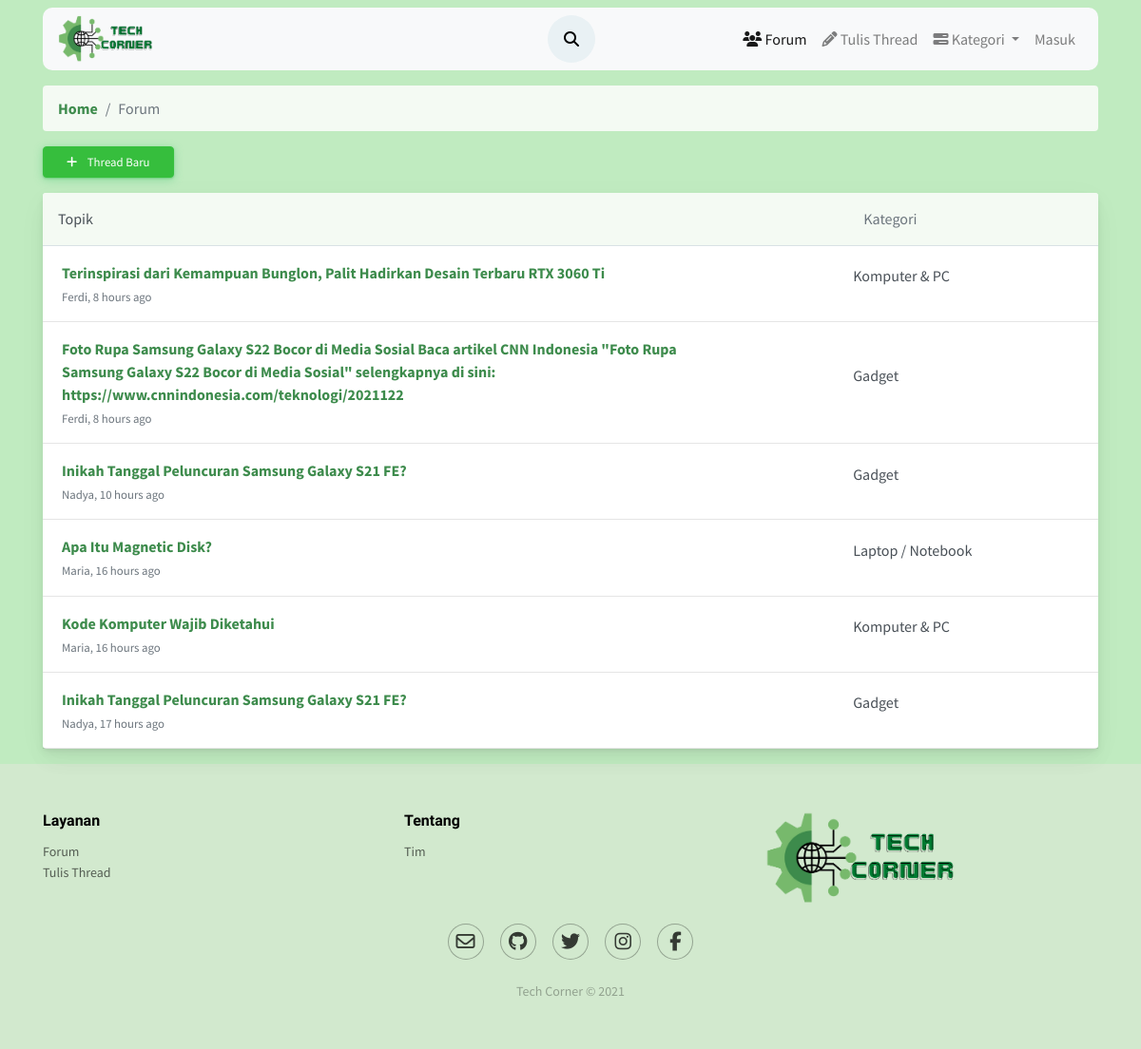
The page /forum/all.php on the database as committed earlier.
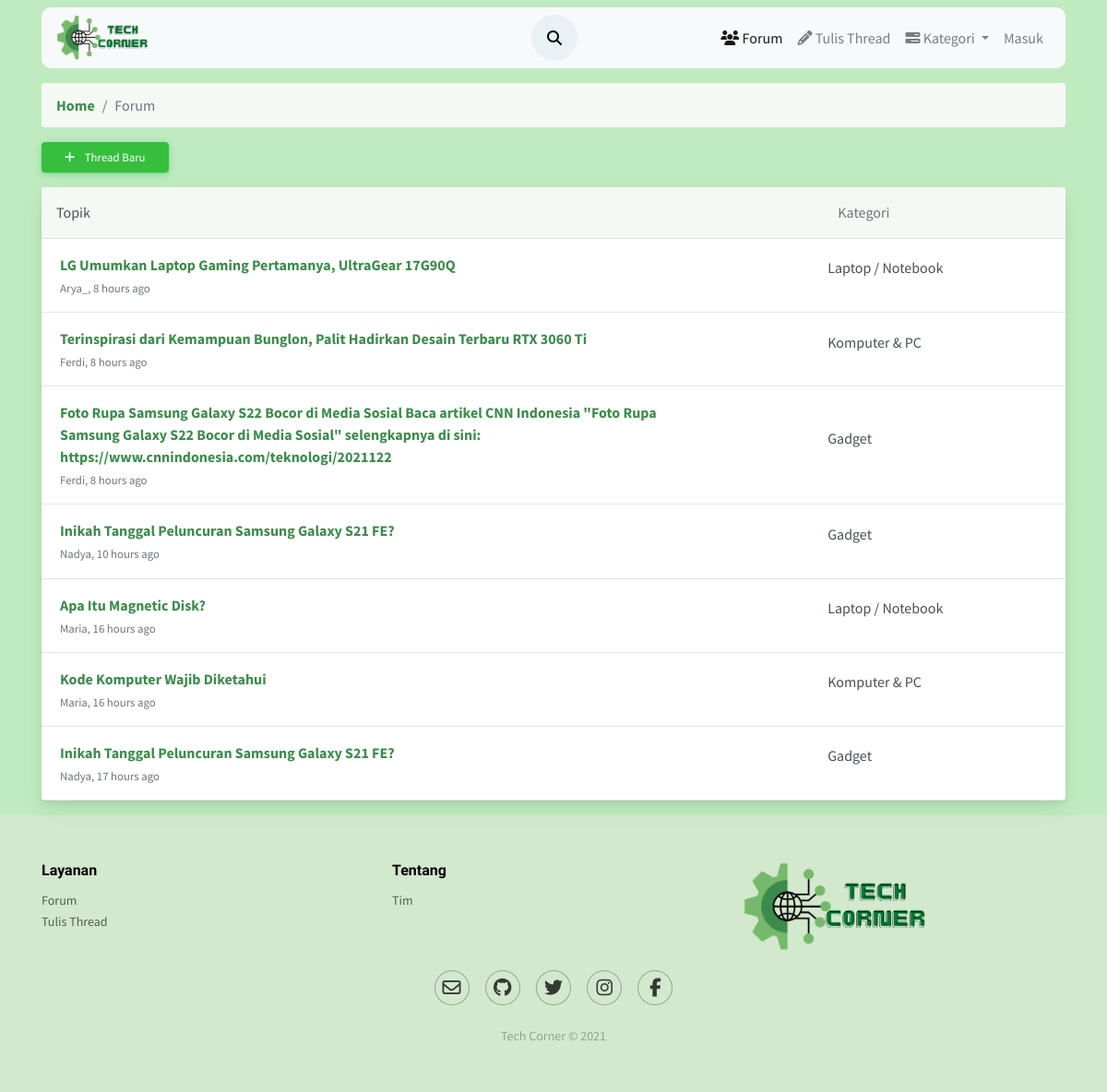
The same page on the database as committed later.
### tables this page shows
CREATE TABLE `posting` (
  `id_thread` int(50) NOT NULL,
  `user_id` int(50) NOT NULL,
  `judul` varchar(200) NOT NULL,
  `konten` text NOT NULL,
  `kategori` varchar(50) NOT NULL,
  `thumb` varchar(50) NOT NULL,
  `tanggal_posting` timestamp NOT NULL DEFAULT current_timestamp(),
  `diubah` varchar(20) DEFAULT NULL
);

CREATE TABLE `users` (
  `id_user` int(11) NOT NULL,
  `username` varchar(50) NOT NULL,
  `email` varchar(100) NOT NULL,
  `password` varchar(100) NOT NULL,
  `name` varchar(100) NOT NULL,
  `foto` varchar(50) NOT NULL,
  `level` varchar(20) NOT NULL,
  `vkey` varchar(200) NOT NULL,
  `verified` enum('0','1') NOT NULL DEFAULT '0' COMMENT '0 = not verified\r\n1 = verified\r\n',
  `created_at` timestamp(6) NOT NULL DEFAULT current_timestamp(6)
);

### forum/funct/function.php (called while the page is built, shortened)
<?php
function query($query)
{
    global $conn;
    $result=mysqli_query($conn,$query);
    $rows=[];
    while($row= mysqli_fetch_assoc($result))
    {
        $rows[]=$row;
    }
    return $rows;
}
function users($id_user)
{
     $query="SELECT * FROM users WHERE
        id_user ='$id_user';";
     return query($query);
}
function times( $time )
{
    $time_difference = time() - $time;
    $condition = array( 12 * 30 * 24 * 60 * 60 =>  'year',
                30 * 24 * 60 * 60       =>  'month',
                24 * 60 * 60            =>  'day',
                60 * 60                 =>  'hour',
                60                      =>  'minute',
                1                       =>  'second'
    );
    foreach( $condition as $secs => $str )
    {
        $d = $time_difference / $secs;
        if( $d >= 1 )
        {
            $t = round( $d );
            return  $t . ' ' . $str . ( $t > 1 ? 's' : '' ) . ' ago';
        }
    }
}
?>

### forum/all.php (the view)
<?php include('layout/header.php'); ?>
<?php include('layout/navbar.php'); ?>
<?php include('funct/function.php'); ?>
<?php
$list = query("SELECT * FROM posting ORDER BY tanggal_posting DESC");
?>
<div class="forum">
    <div class="container align-self-center">
        <nav aria-label="breadcrumb">
            <ol class="breadcrumb">
                <li class="breadcrumb-item"><a href="../index.php">Home</a></li>
                <li class="breadcrumb-item active" aria-current="page">Forum</li>
            </ol>
        </nav>
        <div class="d-flex flex-wrap justify-content-between">
            <div> <a href="buat.php"><button type="button" class="btn btn-shadow btn-wide btn-success"> <span class="btn-icon-wrapper pr-2 opacity-7"> <i class="fa fa-plus fa-w-20"></i> </span> Thread Baru </button></a> </div>
        </div>
        <div class="card mb-3 mt-3">
            <div class="card-header pl-0 pr-0">
                <div class="row no-gutters w-100 align-items-center">
                    <div class="col ml-3">Topik</div>
                    <div class="col-4 text-muted">
                        <div class="row no-gutters align-items-center">
                            <div class="col-4"></div>
                            <div class="col-8">Kategori</div>
                        </div>
                    </div>
                </div>
            </div>
            <?php foreach ($list as $data) : ?>
                <?php foreach ($res = users($data['user_id']) as $user) : ?>
                    <div class="card-body py-3">
                        <div class="row no-gutters align-items-center">
                            <div class="col"> <a href="view.php?thread=<?= $data['id_thread'] ?>" class="text-big" data-abc="true"><?= $data['judul'] ?></a>
                                <div class="text-muted small mt-1"><?= $user['username'] ?>, <?= times(strtotime($data['tanggal_posting'])) ?> <a href="javascript:void(0)" class="text-muted" data-abc="true"></a></div>
                            </div>
                            <div class="d-none d-md-block col-4">
                                <div class="row no-gutters align-items-center">
                                    <div class="col-4"></div>
                                    <div class="media col-8 align-items-center">
                                        <p><?= $data['kategori'] ?></p>
                                    </div>
                                </div>
                            </div>
                        </div>
                    </div>
                    <hr class="m-0">
                <?php endforeach; ?>
            <?php endforeach; ?>
        </div>
    </div>
</div>
<?php include('layout/footer.php'); ?>

Rows that differ between the two databases and show on the page:
added posting: judul "LG Umumkan Laptop Gaming Pertamanya, UltraGear 17G90Q", tanggal_posting "8 hours ago", kategori "Laptop / Notebook"
now on this page (row unchanged): users: username "Arya_"
